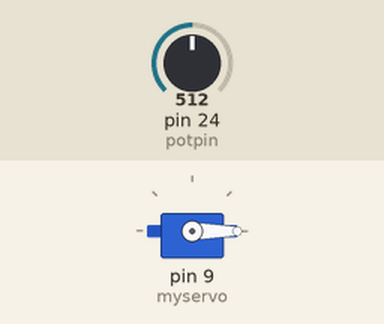
Recording of a sketch running on a simulated Teensy 4. On the bench: servo. Inputs (shaded band) come from the test bench; at power-on: pin 24 (potpin) = 512.

Above: at 1.2 s.
1.3 s: pin 24 (potpin) set to 306
At 1.9 s:
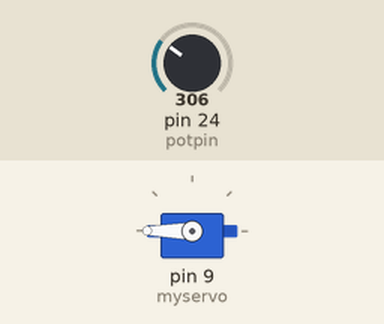
2.8 s: pin 24 (potpin) set to 122
At 4.0 s:
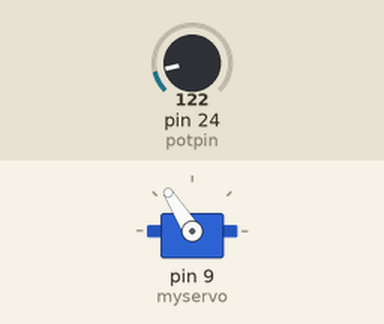
4.3 s: pin 24 (potpin) set to 900
At 5.3 s:
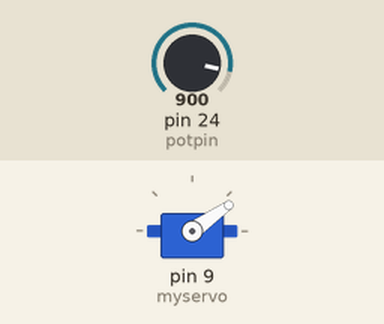
5.8 s: pin 24 (potpin) set to 1023
At 6.6 s:
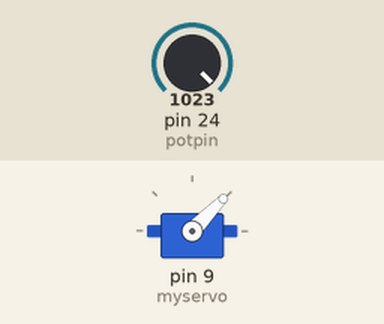
7.3 s: pin 24 (potpin) set to 511
At 7.7 s:
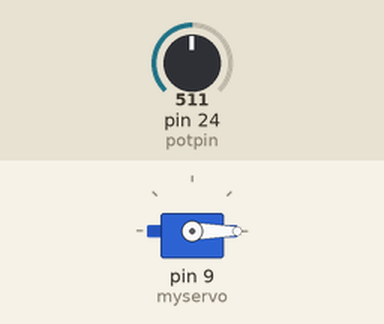
Timing chart, 0 to 9.8 s (numbered marks = the images above; inputs shaded):
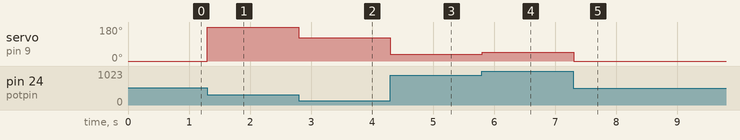

The sketch:

softwareToSerevoChange.ino
```cpp
// Controlling a servo position using a potentiometer (variable resistor)
// by Michal Rinott <http://people.interaction-ivrea.it/m.rinott>

#include <Servo.h>

Servo myservo;  // create servo object to control a servo

int potpin = A10;  // analog pin used to connect the potentiometer
int val;    // variable to read the value from the ableton analog pin

int myChannel = 1; //midi Channel
int myControl = 10; //controller Number
int myControllerValue; //Wert von Controller

int potVal;

void myControlChange(byte theChannel, byte theControl, byte theValue)
{
  if((theControl==myControl)||(theChannel==myChannel))
  {
    myControllerValue=theValue;
  }
}

void setup()
{
  usbMIDI.setHandleControlChange(myControlChange);
  myservo.attach(9);  // attaches the servo on pin 9 to the servo object
}

void loop()
{
  potVal = analogRead(potpin);            // reads the value of the potentiometer (value between 0 and 1023)
  val = map(myControllerValue, 0, 1023, 0, 127);     // scale it to use it with the servo (value between 0 and 180)
  usbMIDI.sendControlChange(myControl, potVal, myChannel);      // midi controller change
  myservo.write(potVal);                  // sets the servo position according to the scaled value
  delay(2);                           // waits for the servo to get there
}
```

Measured:
- after the input at 1.3 s, servo on pin 9 (myservo): 0° → 180° at once
- after the input at 2.8 s, servo on pin 9 (myservo): 180° → 122° at once
- after the input at 4.3 s, servo on pin 9 (myservo): 122° → 35° at once
- after the input at 5.8 s, servo on pin 9 (myservo): 35° → 46° at once
- after the input at 7.3 s, servo on pin 9 (myservo): 46° → 0° at once
